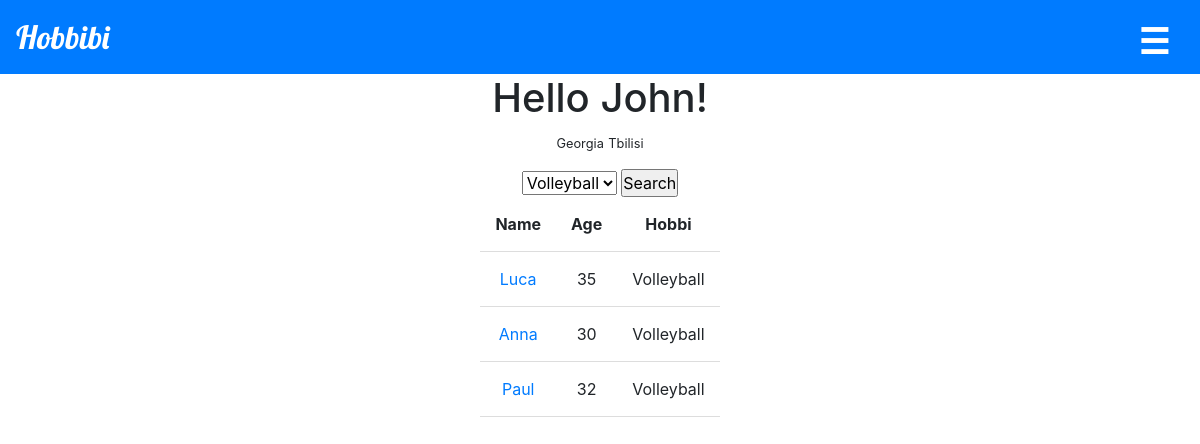
/search (signed in), run on the app's committed database.
### hobbibi/models.py (models this page shows, shortened)
class User(AbstractUser):
    pass
    country = models.CharField(max_length=64, default='G')
    city = models.CharField(max_length=64, default='Tbilisi')
    age = models.IntegerField(default=30)
    image = models.ImageField(upload_to='images/', blank=True)

class Hobbies(models.Model):
    user = models.ForeignKey(User, on_delete=models.CASCADE)
    hobbi = models.ForeignKey(Hobbi, on_delete=models.CASCADE)
    def __str__(self):
        return f"{self.hobbi}"

class Hobbi(models.Model):
    name = models.CharField(max_length=64)
    def __str__(self):
        return f"{self.name}"

### hobbibi/views.py (the view)
# urls.py: path('search', views.search, name='search'),
@login_required
@csrf_exempt
def search(request):
    h = Hobbies.objects.filter(user=request.user.id)
    d = []
    for hobbi in h:
        d.append(hobbi)
    hobbies = Hobbi.objects.filter(name__in=d)
    user = User.objects.get(username=request.user.username)
    users = User.objects.filter(city=user.city, country=user.country)
    matchs = Hobbies.objects.select_related('user').filter(
        hobbi__in=hobbies, user__in=users).exclude(user=request.user.id).order_by("user")
    if request.method == "POST":
        data = json.loads(request.body)
        h = Hobbi.objects.get(name=data["hobbi"])
        matchs = Hobbies.objects.select_related('user').filter(
            hobbi=h.id, user__in=users).exclude(user=request.user.id).order_by("user")
        return JsonResponse([match.serialize() for match in matchs], safe=False)
    else:
        u = User.objects.get(id=request.user.id)
        us = Message.objects.filter(
            recipient=u, read=False).values("sender").distinct()
        new_msg = User.objects.filter(id__in=us)
        count = Message.objects.filter(recipient=u, read=False).count()
        c = Message.objects.filter(sender=u).values("recipient").distinct()
        contacts = User.objects.filter(id__in=c).order_by('username')
        return render(request, 'hobbibi/search.html', {"matchs": matchs, "hobbies": hobbies, "count": count, "new_msg": new_msg, "contacts": contacts})

### hobbibi/templates/hobbibi/search.html (shortened to what this page needs)
{% extends "hobbibi/layout.html" %}
{% load static %}
{% block body %}
<div class="center">
    <h1>Hello {{request.user.username}}!</h1>
    <small>{{ user.country}}</small>
    <small>{{user.city}}</small>
    <form id="form">
    <select name="hobbi" id="hobbi">
        {% for h in hobbies %}
            <option value="{{h}}">{{h}}</option>
        {% endfor %}
    </select>
    <input type="submit" value="Search">
</form>
</div>
<div id="table">
    <table id="main">
        <thead class="thead">
            <th>Name</th>
            <th>Age</th>
            <th>Hobbi</th>
        </thead>
        {% for match in matchs %}
        <tbody>
            <td ><a class="link" href="{% url 'profile' match.user %}">{{match.user}}</a></td>
            <td >{{match.user.age}}</td>
            <td >{{match.hobbi}}</td>
        </tbody>
        {% endfor %}
        </table>
    </div>
{% endblock %}

### hobbibi/static/hobbibi/style.css (style rules this page uses)
* { margin: 0; padding: 0; }
body { text-align: center; }
form { margin-top: 15px; text-align: center; }
h1, h2 { text-align: center; }
#table { display: flex; text-align: center; justify-content: center; }
#search, #main { height: 500px; overflow: auto; overflow-x: hidden; }
td, th { border-bottom: 1px solid #ddd; padding: 15px; }
.center { text-align: center; }

### data on the page
User: user.username "John", country "Georgia", city "Tbilisi"
Hobbies: user "Luca", user.age "35", hobbi "Volleyball"
Hobbies: user "Anna", user.age "30", hobbi "Volleyball"
Hobbies: user "Paul", user.age "32", hobbi "Volleyball"

### other printed values
form field hobbi "Volleyball"
